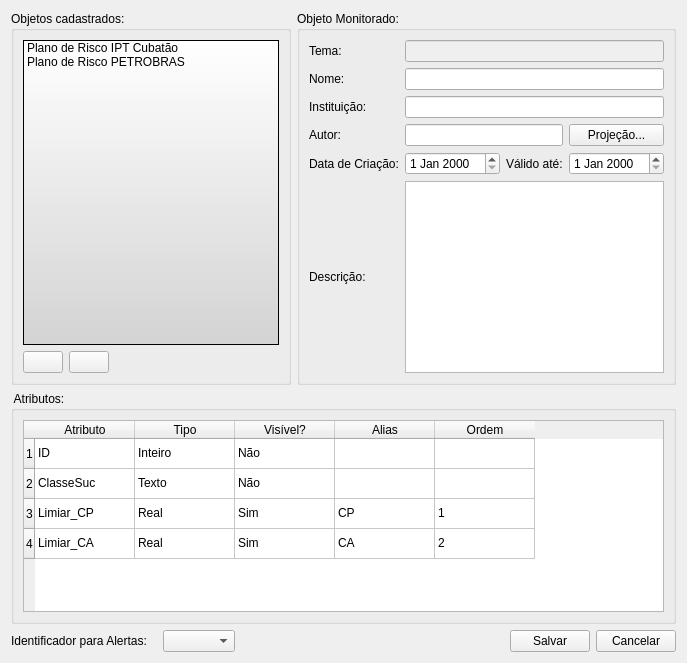
      <widget class="QWidget" name="RiskDataTab">
       <attribute name="title">
        <string>Objeto Monitorado</string>
       </attribute>
       <layout class="QGridLayout">
        <item row="0" column="0">
         <widget class="QGroupBox" name="groupBox_11">
          <property name="title">
           <string>Objetos cadastrados: </string>
          </property>
          <layout class="QGridLayout" name="gridLayout_42">
           <item row="0" column="0">
            <widget class="QListWidget" name="riskListWidget">
             <property name="minimumSize">
              <size>
               <width>180</width>
               <height>0</height>
              </size>
             </property>
             <property name="styleSheet">
              <string>background: qlineargradient(x1: 0, y1: 0, x2: 0, y2: 1, stop: 0 white, stop: 1 lightgray);</string>
             </property>
             <item>
              <property name="text">
               <string>Plano de Risco IPT Cubatão</string>
              </property>
              <property name="icon">
               <iconset>
                <normaloff>:/data/icons/plano de risco.png</normaloff>:/data/icons/plano de risco.png</iconset>
              </property>
             </item>
             <item>
              <property name="text">
               <string>Plano de Risco PETROBRAS</string>
              </property>
              <property name="icon">
               <iconset>
                <normaloff>:/data/icons/plano de risco.png</normaloff>:/data/icons/plano de risco.png</iconset>
              </property>
             </item>
            </widget>
           </item>
           <item row="1" column="0">
            <layout class="QGridLayout" name="gridLayout_43">
             <item row="0" column="0">
              <widget class="QPushButton" name="riskInsertBtn">
               <property name="toolTip">
                <string>&lt;html&gt;&lt;head/&gt;&lt;body&gt;&lt;p&gt;Adiciona novo objeto monitorado&lt;/p&gt;&lt;/body&gt;&lt;/html&gt;</string>
               </property>
               <property name="text">
                <string/>
               </property>
               <property name="icon">
                <iconset theme="add-risk-plan">
                 <normaloff/>
                </iconset>
               </property>
              </widget>
             </item>
             <item row="0" column="1">
              <widget class="QPushButton" name="riskDeleteBtn">
               <property name="toolTip">
                <string>&lt;html&gt;&lt;head/&gt;&lt;body&gt;&lt;p&gt;Remove o objeto monitorado selecionado&lt;/p&gt;&lt;/body&gt;&lt;/html&gt;</string>
               </property>
               <property name="text">
                <string/>
               </property>
               <property name="icon">
                <iconset theme="remove-risk-plan">
                 <normaloff/>
                </iconset>
               </property>
              </widget>
             </item>
             <item row="0" column="2">
              <spacer>
               <property name="orientation">
                <enum>Qt::Horizontal</enum>
               </property>
               <property name="sizeHint" stdset="0">
                <size>
                 <width>40</width>
                 <height>20</height>
                </size>
               </property>
              </spacer>
             </item>
            </layout>
           </item>
          </layout>
         </widget>
        </item>
        <item row="0" column="1">
         <widget class="QGroupBox" name="groupBox_13">
          <property name="title">
           <string>Objeto Monitorado: </string>
          </property>
          <layout class="QGridLayout">
           <item row="1" column="0">
            <widget class="QLabel" name="label_64">
             <property name="text">
              <string>Nome:</string>
             </property>
            </widget>
           </item>
           <item row="1" column="1" colspan="3">
            <widget class="QLineEdit" name="riskNameLed"/>
           </item>
           <item row="2" column="0">
            <widget class="QLabel" name="label_16">
             <property name="text">
              <string>Instituição:</string>
             </property>
            </widget>
           </item>
           <item row="2" column="1" colspan="3">
            <widget class="QLineEdit" name="riskInstitutionLed"/>
           </item>
           <item row="3" column="0">
            <widget class="QLabel" name="label_68">
             <property name="text">
              <string>Autor:</string>
             </property>
            </widget>
           </item>
           <item row="3" column="1" colspan="2">
            <widget class="QLineEdit" name="riskAuthorLed"/>
           </item>
           <item row="3" column="3">
            <widget class="QPushButton" name="projectionRiskBtn">
             <property name="toolTip">
              <string>&lt;html&gt;&lt;head&gt;&lt;meta name=&quot;qrichtext&quot; content=&quot;1&quot; /&gt;&lt;style type=&quot;text/css&quot;&gt;
p, li { white-space: pre-wrap; }
&lt;/style&gt;&lt;/head&gt;&lt;body style=&quot; font-family:'MS Shell Dlg 2'; font-size:8.25pt; font-weight:400; font-style:normal;&quot;&gt;
&lt;p style=&quot; margin-top:0px; margin-bottom:0px; margin-left:0px; margin-right:0px; -qt-block-indent:0; text-indent:0px;&quot;&gt;Alterar a projeção dos dados&lt;/p&gt;&lt;/body&gt;&lt;/html&gt;</string>
             </property>
             <property name="text">
              <string>Projeção...</string>
             </property>
             <property name="icon">
              <iconset theme="projection">
               <normaloff/>
              </iconset>
             </property>
            </widget>
           </item>
           <item row="4" column="0">
            <widget class="QLabel" name="label_65">
             <property name="text">
              <string>Data de Criação:</string>
             </property>
            </widget>
           </item>
           <item row="5" column="1" colspan="3">
            <widget class="QTextEdit" name="riskDescriptionTed"/>
           </item>
           <item row="5" column="0">
            <widget class="QLabel" name="label_67">
             <property name="text">
              <string>Descrição:</string>
             </property>
            </widget>
           </item>
           <item row="4" column="3">
            <widget class="QDateEdit" name="riskExpirationDateDed"/>
           </item>
           <item row="4" column="2">
            <widget class="QLabel" name="label_66">
             <property name="text">
              <string>Válido até:</string>
             </property>
            </widget>
           </item>
           <item row="4" column="1">
            <widget class="QDateEdit" name="riskCreationDateDed"/>
           </item>
           <item row="0" column="0">
            <widget class="QLabel" name="label_31">
             <property name="text">
              <string>Tema:</string>
             </property>
            </widget>
           </item>
           <item row="0" column="1" colspan="3">
            <widget class="QStackedWidget" name="stwgRskPlanTheme">
             <property name="currentIndex">
              <number>1</number>
             </property>
             <widget class="QWidget" name="page_3">
              <layout class="QGridLayout">
               <property name="leftMargin">
                <number>0</number>
               </property>
               <property name="topMargin">
                <number>0</number>
               </property>
               <property name="rightMargin">
                <number>0</number>
               </property>
               <property name="bottomMargin">
                <number>0</number>
               </property>
               <property name="spacing">
                <number>0</number>
               </property>
               <item row="0" column="0">
                <widget class="QComboBox" name="cboBoxRiskTheme"/>
               </item>
              </layout>
             </widget>
             <widget class="QWidget" name="page_4">
              <layout class="QGridLayout">
               <property name="leftMargin">
                <number>0</number>
               </property>
               <property name="topMargin">
                <number>0</number>
               </property>
               <property name="rightMargin">
                <number>0</number>
               </property>
               <property name="bottomMargin">
                <number>0</number>
               </property>
               <property name="spacing">
                <number>0</number>
               </property>
               <item row="0" column="0">
                <widget class="QLineEdit" name="ledRiskPlanThemeName">
                 <property name="enabled">
                  <bool>false</bool>
                 </property>
                </widget>
               </item>
              </layout>
             </widget>
            </widget>
           </item>
          </layout>
         </widget>
        </item>
        <item row="1" column="0" colspan="2">
         <widget class="QGroupBox" name="groupBox_14">
          <property name="title">
           <string> Atributos: </string>
          </property>
          <layout class="QGridLayout" name="gridLayout_44">
           <item row="0" column="0">
            <widget class="QTableWidget" name="attributesTableWidget">
             <row/>
             <row/>
             <row/>
             <row/>
             <column>
              <property name="text">
               <string>Atributo</string>
              </property>
             </column>
             <column>
              <property name="text">
               <string>Tipo</string>
              </property>
             </column>
             <column>
              <property name="text">
               <string>Visível?</string>
              </property>
             </column>
             <column>
              <property name="text">
               <string>Alias</string>
              </property>
             </column>
             <column>
              <property name="text">
               <string>Ordem</string>
              </property>
             </column>
             <item row="0" column="0">
              <property name="text">
               <string>ID</string>
              </property>
             </item>
             <item row="0" column="1">
              <property name="text">
               <string>Inteiro</string>
              </property>
             </item>
             <item row="0" column="2">
              <property name="text">
               <string>Não</string>
              </property>
             </item>
             <item row="1" column="0">
              <property name="text">
               <string>ClasseSuc</string>
              </property>
             </item>
             <item row="1" column="1">
              <property name="text">
               <string>Texto</string>
              </property>
             </item>
             <item row="1" column="2">
              <property name="text">
               <string>Não</string>
              </property>
             </item>
             <item row="2" column="0">
              <property name="text">
               <string>Limiar_CP</string>
              </property>
             </item>
             <item row="2" column="1">
              <property name="text">
               <string>Real</string>
              </property>
             </item>
             <item row="2" column="2">
              <property name="text">
               <string>Sim</string>
              </property>
             </item>
             <item row="2" column="3">
              <property name="text">
               <string>CP</string>
              </property>
             </item>
             <item row="2" column="4">
              <property name="text">
               <string>1</string>
              </property>
             </item>
             <item row="3" column="0">
              <property name="text">
               <string>Limiar_CA</string>
              </property>
             </item>
             <item row="3" column="1">
              <property name="text">
               <string>Real</string>
              </property>
             </item>
             <item row="3" column="2">
              <property name="text">
               <string>Sim</string>
              </property>
             </item>
             <item row="3" column="3">
              <property name="text">
               <string>CA</string>
              </property>
             </item>
             <item row="3" column="4">
              <property name="text">
               <string>2</string>
              </property>
             </item>
            </widget>
           </item>
          </layout>
         </widget>
        </item>
        <item row="2" column="0" colspan="2">
         <layout class="QGridLayout" name="gridLayout_41">
          <item row="0" column="0">
           <widget class="QLabel" name="label_51">
            <property name="text">
             <string>Identificador para Alertas:   </string>
            </property>
           </widget>
          </item>
          <item row="0" column="1">
           <widget class="QComboBox" name="comboBoxAttrIdentificacao"/>
          </item>
          <item row="0" column="2">
           <spacer>
            <property name="orientation">
             <enum>Qt::Horizontal</enum>
            </property>
            <property name="sizeHint" stdset="0">
             <size>
              <width>71</width>
              <height>20</height>
             </size>
            </property>
           </spacer>
          </item>
          <item row="0" column="3">
           <widget class="QPushButton" name="riskSaveBtn">
            <property name="toolTip">
             <string>&lt;html&gt;&lt;head&gt;&lt;meta name=&quot;qrichtext&quot; content=&quot;1&quot; /&gt;&lt;style type=&quot;text/css&quot;&gt;
p, li { white-space: pre-wrap; }
&lt;/style&gt;&lt;/head&gt;&lt;body style=&quot; font-family:'MS Shell Dlg 2'; font-size:8.25pt; font-weight:400; font-style:normal;&quot;&gt;
&lt;p style=&quot; margin-top:0px; margin-bottom:0px; margin-left:0px; margin-right:0px; -qt-block-indent:0; text-indent:0px;&quot;&gt;Salvar alterações&lt;/p&gt;&lt;/body&gt;&lt;/html&gt;</string>
            </property>
            <property name="text">
             <string>Salvar</string>
            </property>
            <property name="icon">
             <iconset theme="confirm">
              <normaloff/>
             </iconset>
            </property>
           </widget>
          </item>
          <item row="0" column="4">
           <widget class="QPushButton" name="riskCancelBtn">
            <property name="toolTip">
             <string>&lt;html&gt;&lt;head&gt;&lt;meta name=&quot;qrichtext&quot; content=&quot;1&quot; /&gt;&lt;style type=&quot;text/css&quot;&gt;
p, li { white-space: pre-wrap; }
&lt;/style&gt;&lt;/head&gt;&lt;body style=&quot; font-family:'MS Shell Dlg 2'; font-size:8.25pt; font-weight:400; font-style:normal;&quot;&gt;
&lt;p style=&quot; margin-top:0px; margin-bottom:0px; margin-left:0px; margin-right:0px; -qt-block-indent:0; text-indent:0px; font-size:8pt;&quot;&gt;Cancelar alterações&lt;/p&gt;&lt;/body&gt;&lt;/html&gt;</string>
            </property>
            <property name="text">
             <string>Cancelar</string>
            </property>
            <property name="icon">
             <iconset theme="cancel">
              <normaloff/>
             </iconset>
            </property>
           </widget>
          </item>
         </layout>
        </item>
       </layout>
      </widget>
